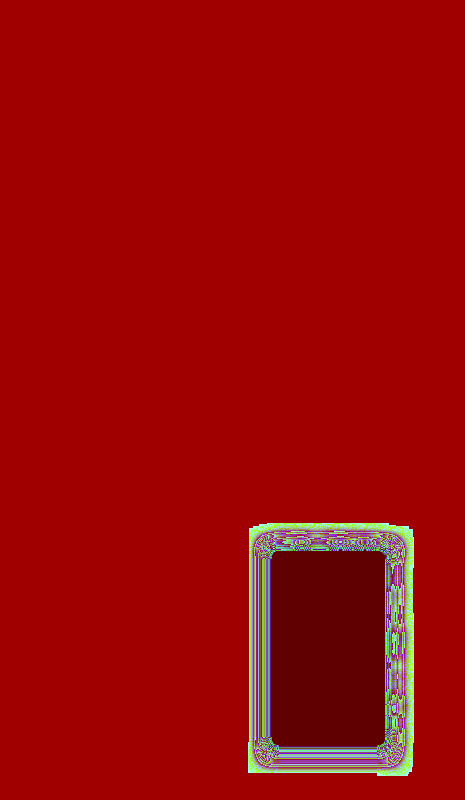
#> input picture samples/images/depth.png, 465 x 800 px, found by its file name
$ python convertfloatimg.py   (Python 2 division)
#> lines starting #> are read from the running program, lines starting #| are printed output that depends on the picture; long printed decimals are rounded
### python/cvip/dataio.py
import cv2
import numpy as np


# [15 lines left out: function imread, not called in this run]


def imread32f(imgPath):
    """
    Load a float mat stored in a png file
        \param imgPath : path to the .png image
        \return : matrix values
    """
#> called with imgPath = 'samples/images/depth.png'
    ## Read the png image
    img = cv2.imread(imgPath, -1)
#> img is the input picture: shape (800, 465, 4); mean B, G, R, A 6.8, 7.5, 155.5, 64
    if img is None:
        raise IOError('File not found: %s' % imgPath)
    # Convert it to float
    imSize = (img.shape[0], img.shape[1])
#> imSize = (800, 465)
    imFloat = np.zeros(imSize, np.float32)
    try:
        imFloat.data = img.data
    except:
        raise TypeError('Image is not float32: %s' % imgPath)

    return imFloat


# [13 lines left out: function imwrite32f, not called in this run]


# [2 lines that do not run on import are left out]

### python/cvip/convertfloatimg.py
import os
import sys
import numpy as np
import cv2
import matplotlib.pyplot as plt
from matplotlib.widgets import Slider, Button, RadioButtons

# Path of the directory of this file
currPath = os.path.dirname(os.path.realpath(__file__))
os.chdir(currPath)

# import utils
sys.path.append(currPath)
import dataio

def invertColorMap(ax):
    currCM = ax.get_cmap().name
    if currCM.endswith('_r'):
        currCMinv = currCM[0:-2]
    else:
        currCMinv = currCM + '_r'
    ax.set_cmap(currCMinv)

def createImagesc(img):

    def press(event):
        sys.stdout.flush()
        if event.key == 'escape':
            sys.exit(0)
        elif event.key == ' ':
            # img8bit = cv2.convertScaleAbs(img, 255.0 / (currMax - currMin), - currMin * 255.0 / (currMax - currMin))
            print 'saved'

    img /= max(img.flatten())

    minVal, maxVal, _, _ = cv2.minMaxLoc(img)
#> minVal = 0.7; maxVal = 1
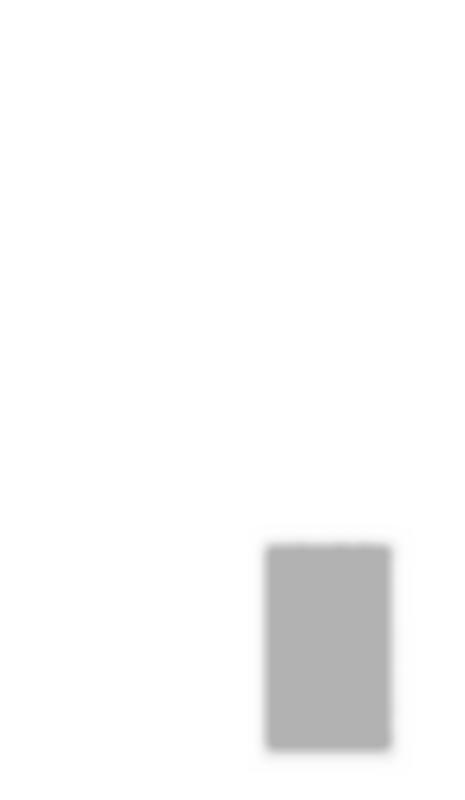
#> img: shape (800, 465) float32; min 0.7, max 1, mean 0.978
    print 'Min [%f] - Max [%f]\n' % (minVal, maxVal)
#| Min [0.7] - Max [1.000]

    fig_hist, ax_hist = plt.subplots()
    fig_hist.canvas.mpl_connect('key_press_event', press)
    plt.subplots_adjust(0.1, 0.05, 1.0, 0.98)
    im_hist = plt.hist(img.flatten(), 50, histtype = 'stepfilled', normed = True)

    fig, ax = plt.subplots()
    fig.canvas.mpl_connect('key_press_event', press)
    plt.subplots_adjust(0.15, 0.1, 0.9, 0.98)

    plt.xticks([]), plt.yticks([])
    im = plt.imshow(img)
    im.set_clim(minVal, maxVal)

    axcolor = 'lightgoldenrodyellow'
    BAR_HEIGHT = 0.03
#> (the run stopped early here; a loop or call above may not have finished)
